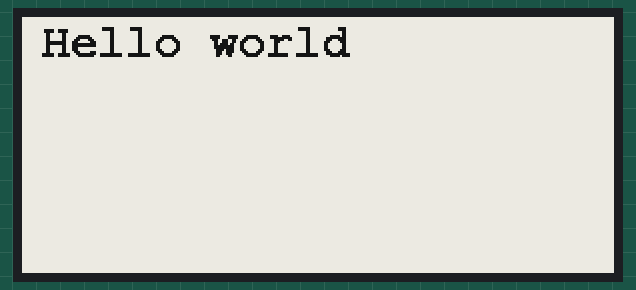
Simulated run of this program. Board: Raspberry Pi (BCM pin numbers). On the bench: 296×128 one-colour display. An e-paper refresh takes a nominal 2 s (15 s in colour, 0.3 s partial); what the program prints to the terminal is not drawn. At 4.3 s the program stops and its outputs stay as they are.

Above: at 4.4 s.

The program:

main.py
```python
from waveshare_epd import epd2in9
from PIL import Image, ImageDraw, ImageFont
from signal import pause

try:
    font24 = ImageFont.truetype(
        '/usr/share/fonts/truetype/freefont/FreeMonoBold.ttf', 24)
    epd = epd2in9.EPD()
    print('Initializing EPD device')
    epd.init(epd.lut_full_update)
    epd.Clear(0xFF)
    print('Cleared screen')

    HImage = Image.new('1', (epd.height, epd.width), 255)
    draw = ImageDraw.Draw(HImage)
    draw.text((10, 0), 'Hello world', font=font24, fill=0)
    print('Displaying frame...')
    epd.display(epd.getbuffer(HImage))
    pause()
except IOError as e:
    print('IO Exception: {}', str(e))
    exit()
except KeyboardInterrupt:
    epd.Clear(0xFF)
    epd.sleep()
    print('Exiting...')
    exit()
```
